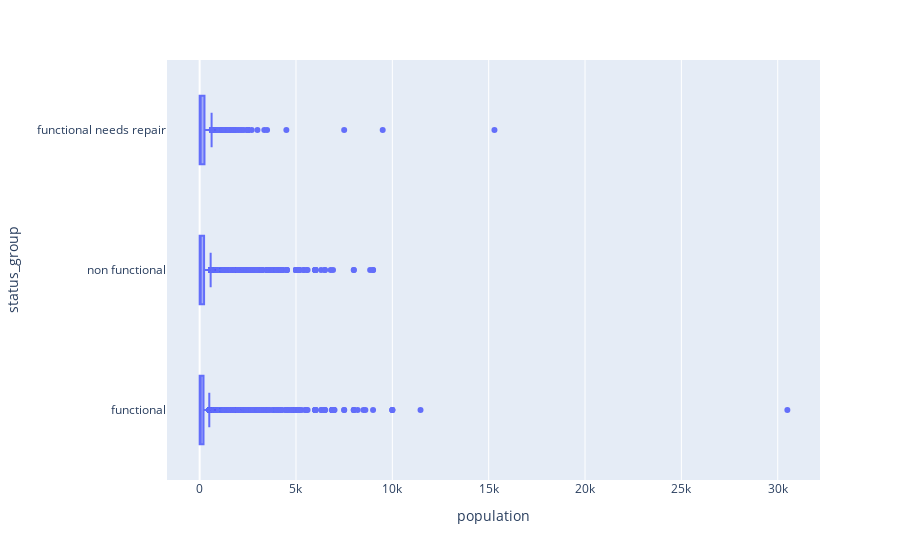

The notebook cell this image was saved under:
### Code cell
px.box(train_data, x="population", y="status_group")

### Figure 1 — Plotly figure (JSON) as saved in the notebook; plotly's stock layout.template omitted (floating-point values rounded to 4 significant figures; data arrays with more than 128 entries replaced by an {"elided": "..."} marker saying what was removed)
{"data": [{"alignmentgroup": "True", "hovertemplate": "population=%{x}<br>status_group=%{y}<extra></extra>", "legendgroup": "", "marker": {"color": "#636efa"}, "name": "", "notched": false, "offsetgroup": "", "orientation": "h", "showlegend": false, "type": "box", "x": {"elided": "50490 int values"}, "x0": " ", "xaxis": "x", "y": {"elided": "50490 str values"}, "y0": " ", "yaxis": "y"}], "layout": {"boxmode": "group", "legend": {"tracegroupgap": 0}, "margin": {"t": 60}, "xaxis": {"anchor": "y", "domain": [0, 1], "title": {"text": "population"}}, "yaxis": {"anchor": "x", "domain": [0, 1], "title": {"text": "status_group"}}}}
